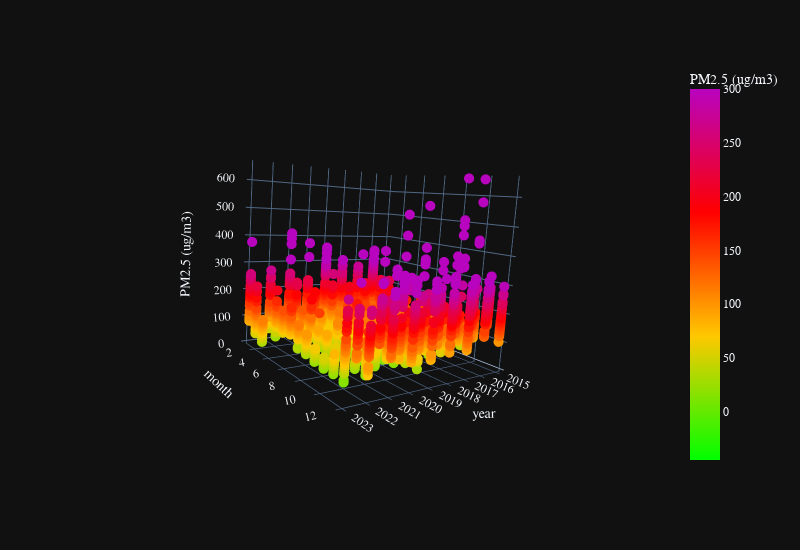

Source (notebook cell):
### Code cell
# import plotly.express as px

fig = px.scatter_3d(df, x = "year", y = "month", z = "PM2.5 (ug/m3)",
                    color = "PM2.5 (ug/m3)", color_continuous_scale = ["#00FF00", "#FFC800", "#FF0000", "#B803BF"], 
                    range_color = (-45, 300)) # range of color bar

fig.update_traces(marker = dict(size = 3.5)) # scaling down the markers
fig.update_layout(template = "plotly_dark", font = dict(family = "PT Sans", size = 12), width=800, height=550)
fig.show()

### Figure 1 — Plotly figure (JSON) as saved in the notebook; plotly's stock layout.template omitted (floating-point values rounded to 4 significant figures; data arrays with more than 128 entries replaced by an {"elided": "..."} marker saying what was removed)
{"data": [{"hovertemplate": "year=%{x}<br>month=%{y}<br>PM2.5 (ug/m3)=%{marker.color}<extra></extra>", "legendgroup": "", "marker": {"color": {"elided": "2868 float values"}, "coloraxis": "coloraxis", "size": 3.5, "symbol": "circle"}, "mode": "markers", "name": "", "scene": "scene", "showlegend": false, "type": "scatter3d", "x": {"elided": "2868 int values"}, "y": {"elided": "2868 int values"}, "z": {"elided": "2868 float values"}}], "layout": {"coloraxis": {"cmax": 300, "cmin": -45, "colorbar": {"title": {"text": "PM2.5 (ug/m3)"}}, "colorscale": [[0, "#00FF00"], [0.3333, "#FFC800"], [0.6667, "#FF0000"], [1, "#B803BF"]]}, "font": {"family": "PT Sans", "size": 12}, "height": 550, "legend": {"tracegroupgap": 0}, "margin": {"t": 60}, "scene": {"aspectmode": "auto", "aspectratio": {"x": 1, "y": 1, "z": 1}, "camera": {"center": {"x": 0, "y": 0, "z": 0}, "eye": {"x": 1.543, "y": 2.025, "z": 0.3345}, "projection": {"type": "perspective"}, "up": {"x": -0.02435, "y": -0.1448, "z": 0.9892}}, "domain": {"x": [0, 1], "y": [0, 1]}, "xaxis": {"title": {"text": "year"}, "type": "linear"}, "yaxis": {"title": {"text": "month"}, "type": "linear"}, "zaxis": {"title": {"text": "PM2.5 (ug/m3)"}, "type": "linear"}}, "width": 800}}
